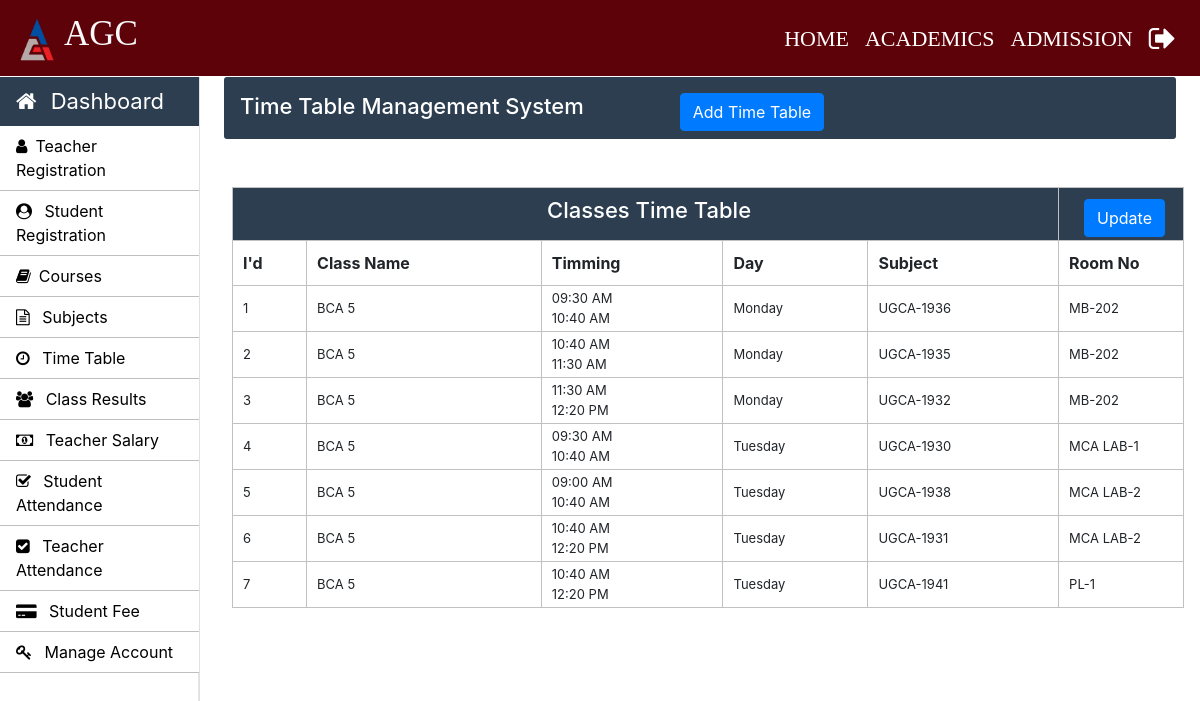
Screenshot of /Admin/time-table.php (signed in) with the database file from the repository.
### tables this page shows
CREATE TABLE `time_table` (
  `id` int(11) NOT NULL,
  `course_code` varchar(10) NOT NULL,
  `semester` int(11) NOT NULL,
  `timing_from` varchar(10) NOT NULL,
  `timing_to` varchar(10) NOT NULL,
  `day` varchar(20) NOT NULL,
  `subject_code` varchar(20) NOT NULL,
  `room_no` varchar(11) NOT NULL
);

CREATE TABLE `weekdays` (
  `day_id` int(11) NOT NULL,
  `day_name` varchar(15) NOT NULL
);

### Admin/time-table.php (the view, shortened to what this page needs)
<?php
		require_once "../connection/connection.php";
	?>
<!doctype html>
<html lang="en">
	<head>
	</head>
	<body>
		<?php include('../common/common-header.php') ?>
		<?php include('../common/admin-sidebar.php') ?>
		<main role="main" class="col-xl-10 col-lg-9 col-md-8 ml-sm-auto px-md-4 mb-2 w-100">
			<div class="sub-main">
				<div class="text-center d-flex flex-wrap flex-md-nowrap pt-3 pb-2 mb-3 text-white admin-dashboard pl-3">
					<div class="d-flex">
						<h4 class="mr-5">Time Table Management System </h4>
						<button type="button" class="btn btn-primary ml-5" data-toggle="modal" data-target=".bd-example-modal-lg">Add Time Table</button>
					</div>
				</div>
				<div class="row">
					<div class="col-md-12 ml-2">
						<section class=" mt-3">
							<div class="row">
								<div class="col-md-8"></div>
								<div class="col-md-3 ml-5 ">
									<div class="col-md-12 pt-3 ml-5">
									</div>
								</div>
							</div>
							<div class="row">
								<div class="col-md-12">
									<table class="w-100 table-elements table-three-tr" cellpadding="3">
										<tr class="table-tr-head table-three text-white">
											<td colspan="5" class="text-center text-white"><h4>Classes Time Table</h4></td>
											<td width="10" >
											<div class="row">
												<div class="col-md-12">
													<div class="col-md-1 mt-2"><button type="button" class="btn btn-primary" data-toggle="modal" data-target=".bd-example-modal-lg1">Update</button>
													</div>
												</div>
											</td>
										</tr>
										<tr class="table-tr-head">
											<th>I'd</th>
											<th>Class Name</th>
											<th>Timming</th>
											<th>Day</th>
											<th>Subject</th>
											<th>Room No</th>
										</tr>
										<?php
											$query="select id,course_code,TIME_FORMAT(timing_from,'%h:%i %p') as timing_from,TIME_FORMAT(timing_to,'%h:%i %p') as timing_to,semester,day_name,day_id,day,subject_code,room_no from time_table tt inner join weekdays wd on tt.day=wd.day_id";
											$run=mysqli_query($con,$query);
											while($row=mysqli_fetch_array($run)) {
												echo "<tr>";
												echo "<td>".$row["id"]."</td>";
												echo "<td>".$row["course_code"]." ".$row["semester"]."</td>";
												echo "<td>" .$row["timing_from"]."<br>".$row["timing_to"]."</td>";
												echo "<td>".$row["day_name"]."</td>";
												echo "<td>".$row["subject_code"]."</td>";
												echo "<td>".$row["room_no"]."</td>";
												echo "</tr>";
											}
										?>
									</table>
								</div>
							</div>
						</section>
					</div>
				</div>
			</div>
		</main>
	</body>
</html>

### Css/style.css (style rules this page uses)
h4 { font-size: 22px; }
.admin-dashboard { margin-top: 1px !important; background: #2c3e50 !important; border-radius: 3px; }
.table-elements tr, td, th { font-size: 13px; border: 1px solid rgb(194, 193, 193); padding-left: 10px !important; }
.table-three { background: #2c3e50 !important; }
.table-tr-head { height: 45px !important; padding: 10px !important; margin-top: 5px !important; }
.table-font-for-transcript td, th { font-size: 16px !important; }

### rows the page displays
time_table: id "1", course_code "BCA", semester "5", timing_from "09:30 AM", timing_to "10:40 AM", weekdays.day_name "Monday", subject_code "UGCA-1936", room_no "MB-202"
time_table: id "2", course_code "BCA", semester "5", timing_from "10:40 AM", timing_to "11:30 AM", weekdays.day_name "Monday", subject_code "UGCA-1935", room_no "MB-202"
time_table: id "3", course_code "BCA", semester "5", timing_from "11:30 AM", timing_to "12:20 PM", weekdays.day_name "Monday", subject_code "UGCA-1932", room_no "MB-202"
time_table: id "4", course_code "BCA", semester "5", timing_from "09:30 AM", timing_to "10:40 AM", weekdays.day_name "Tuesday", subject_code "UGCA-1930", room_no "MCA LAB-1"
time_table: id "5", course_code "BCA", semester "5", timing_from "09:00 AM", timing_to "10:40 AM", weekdays.day_name "Tuesday", subject_code "UGCA-1938", room_no "MCA LAB-2"
time_table: id "6", course_code "BCA", semester "5", timing_from "10:40 AM", timing_to "12:20 PM", weekdays.day_name "Tuesday", subject_code "UGCA-1931", room_no "MCA LAB-2"
time_table: id "7", course_code "BCA", semester "5", timing_from "10:40 AM", timing_to "12:20 PM", weekdays.day_name "Tuesday", subject_code "UGCA-1941", room_no "PL-1"
